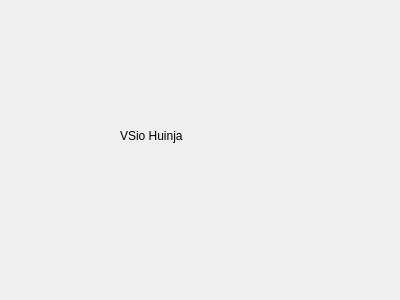
<?xml version="1.0" encoding="UTF-8"?>
<ui version="4.0">
 <class>Dialog</class>
 <widget class="QDialog" name="Dialog">
  <property name="geometry">
   <rect>
    <x>0</x>
    <y>0</y>
    <width>400</width>
    <height>300</height>
   </rect>
  </property>
  <property name="windowTitle">
   <string>Dialog</string>
  </property>
  <widget class="QLabel" name="label">
   <property name="geometry">
    <rect>
     <x>120</x>
     <y>60</y>
     <width>281</width>
     <height>151</height>
    </rect>
   </property>
   <property name="text">
    <string>VSio Huinja</string>
   </property>
  </widget>
 </widget>
 <resources/>
 <connections/>
</ui>
